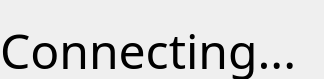
<?xml version="1.0" encoding="UTF-8"?>
<ui version="4.0">
 <class>connect</class>
 <widget class="QWidget" name="connect">
  <property name="geometry">
   <rect>
    <x>0</x>
    <y>0</y>
    <width>324</width>
    <height>79</height>
   </rect>
  </property>
  <property name="windowTitle">
   <string>Connecting</string>
  </property>
  <widget class="QLabel" name="label">
   <property name="geometry">
    <rect>
     <x>0</x>
     <y>0</y>
     <width>341</width>
     <height>101</height>
    </rect>
   </property>
   <property name="font">
    <font>
     <family>Droid Arabic Kufi</family>
    </font>
   </property>
   <property name="text">
    <string>&lt;html&gt;&lt;head/&gt;&lt;body&gt;&lt;p&gt;&lt;span style=&quot; font-size:36pt;&quot;&gt;Connecting...&lt;/span&gt;&lt;/p&gt;&lt;/body&gt;&lt;/html&gt;</string>
   </property>
  </widget>
 </widget>
 <resources/>
 <connections/>
</ui>
